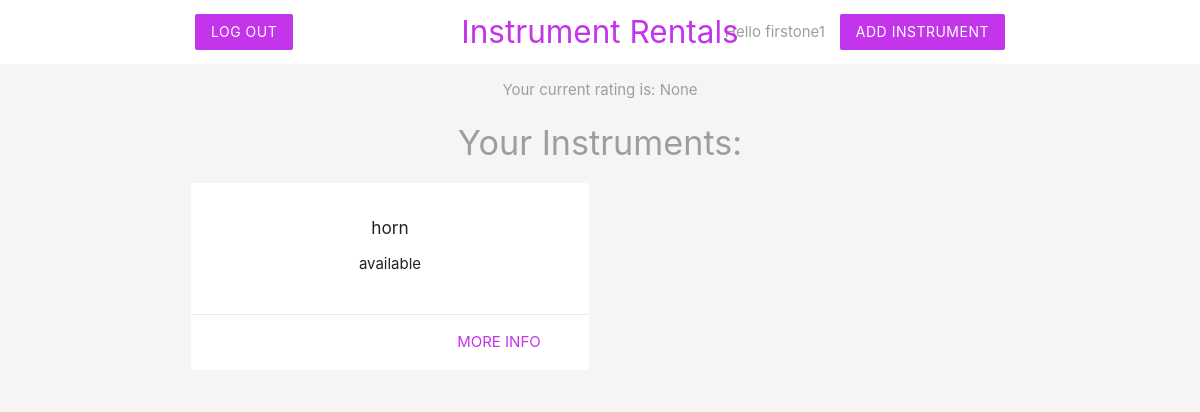
The page /seller.php (signed in) on the database its author committed.
### tables this page shows
CREATE TABLE `user` (
  `username` varchar(32) NOT NULL,
  `password` varchar(128) NOT NULL,
  `email` varchar(255) NOT NULL,
  `address` varchar(255) NOT NULL,
  `total_points` int(11) NOT NULL DEFAULT 0,
  `feedback_count` int(11) NOT NULL DEFAULT 0,
  `dig` varchar(16) NOT NULL,
  `security_code` int(11) NOT NULL,
  `expiration_date` date NOT NULL
);

CREATE TABLE `instrument` (
  `inst_id` int(11) NOT NULL,
  `name` varchar(255) NOT NULL,
  `date_posted` datetime DEFAULT NULL,
  `price` decimal(10,2) NOT NULL,
  `status` enum('available','hidden','rented') NOT NULL DEFAULT 'hidden',
  `rent_time` datetime DEFAULT NULL,
  `owner_username` varchar(32) NOT NULL,
  `renter_username` varchar(32) DEFAULT NULL
);

### seller.php (the view, shortened to what this page needs)
<?php
include('db_connection.php');
$username = $_SESSION['username'];
$sql = "SELECT inst_id, name, status FROM instrument WHERE owner_username = '$username'";
$result = mysqli_query($conn, $sql);
$instruments = mysqli_fetch_all($result, MYSQLI_ASSOC);
?>
<!DOCTYPE html>
<html>
<?php include('seller_header.php'); ?>
<div class="center grey-text">
	<?php
		$sql = "SELECT * FROM user WHERE username = '$username'";
		$result = mysqli_query($conn, $sql);
		$user = mysqli_fetch_assoc($result);
		if ($user['feedback_count'] == 0) {
			$res = 'None'; ?>
			<p><?php echo "Your current rating is: ".$res ?></p>
			<?php
		}
		else {
			$res = $user['total_points'] / $user['feedback_count']; ?>
			<p><?php echo "Your current rating is: ".number_format((float)$res, 2, '.', '') ?></p>
			<?php
		}
	 ?>
</div>
<h4 class="center grey-text">Your Instruments:</h4>
	<div class="container">
		<div class = "row">
			<?php foreach($instruments as $instrument): ?>
				<div class="col s6 md3">
					<div class="card z-depth-0">
						<div class = "card-content center">
							<h6><?php echo htmlspecialchars($instrument['name']); ?></h6>
							<div>
								<ul>
								<?php echo htmlspecialchars($instrument['status']); ?>
								</ul>
							</div>
						</div>
						<div class="card-action right-align">
							<a class="brand-text" href="inst_details.php?id=<?php echo $instrument['inst_id'] ?>">more info</a>
						</div>
					</div>
				</div>
			<?php endforeach; ?>
		</div>
	</div>
</html>

### seller_header.php (style rules this page uses)
.brand-text { color: #c334eb !important; }

### rows shown on the page
user: feedback_count "None"
instrument: name "horn", status "available"

### other values the page prints
$username "firstone1"
